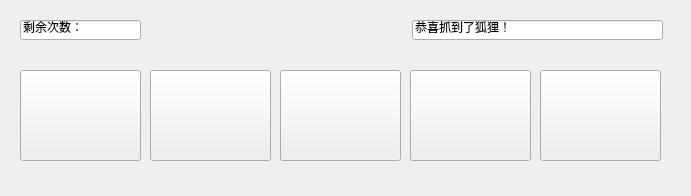
<?xml version="1.0" encoding="UTF-8"?>
<ui version="4.0">
 <class>Form</class>
 <widget class="QWidget" name="Form">
  <property name="geometry">
   <rect>
    <x>0</x>
    <y>0</y>
    <width>691</width>
    <height>196</height>
   </rect>
  </property>
  <property name="windowTitle">
   <string>Form</string>
  </property>
  <widget class="QPushButton" name="onebt">
   <property name="geometry">
    <rect>
     <x>20</x>
     <y>70</y>
     <width>121</width>
     <height>91</height>
    </rect>
   </property>
   <property name="text">
    <string/>
   </property>
  </widget>
  <widget class="QPushButton" name="twobt">
   <property name="geometry">
    <rect>
     <x>150</x>
     <y>70</y>
     <width>121</width>
     <height>91</height>
    </rect>
   </property>
   <property name="text">
    <string/>
   </property>
  </widget>
  <widget class="QPushButton" name="threebt">
   <property name="geometry">
    <rect>
     <x>280</x>
     <y>70</y>
     <width>121</width>
     <height>91</height>
    </rect>
   </property>
   <property name="text">
    <string/>
   </property>
  </widget>
  <widget class="QPushButton" name="fourbt">
   <property name="geometry">
    <rect>
     <x>410</x>
     <y>70</y>
     <width>121</width>
     <height>91</height>
    </rect>
   </property>
   <property name="text">
    <string/>
   </property>
  </widget>
  <widget class="QPushButton" name="fivebt">
   <property name="geometry">
    <rect>
     <x>540</x>
     <y>70</y>
     <width>121</width>
     <height>91</height>
    </rect>
   </property>
   <property name="text">
    <string/>
   </property>
  </widget>
  <widget class="QLineEdit" name="remaindle">
   <property name="geometry">
    <rect>
     <x>20</x>
     <y>20</y>
     <width>121</width>
     <height>20</height>
    </rect>
   </property>
   <property name="text">
    <string>剩余次数：</string>
   </property>
  </widget>
  <widget class="QLineEdit" name="noticele">
   <property name="geometry">
    <rect>
     <x>412</x>
     <y>20</y>
     <width>251</width>
     <height>20</height>
    </rect>
   </property>
   <property name="text">
    <string>恭喜抓到了狐狸！</string>
   </property>
  </widget>
 </widget>
 <resources/>
 <connections/>
</ui>
